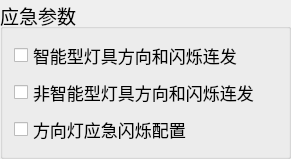
  <widget class="QGroupBox" name="EmergencyBox">
   <property name="geometry">
    <rect>
     <x>930</x>
     <y>160</y>
     <width>291</width>
     <height>141</height>
    </rect>
   </property>
   <property name="font">
    <font>
     <pointsize>14</pointsize>
    </font>
   </property>
   <property name="title">
    <string>应急参数</string>
   </property>
   <property name="checkable">
    <bool>false</bool>
   </property>
   <property name="checked">
    <bool>false</bool>
   </property>
   <layout class="QVBoxLayout" name="verticalLayout_12">
    <item>
     <widget class="QCheckBox" name="DirectionTwinkleCheckBox">
      <property name="font">
       <font>
        <pointsize>13</pointsize>
       </font>
      </property>
      <property name="text">
       <string>智能型灯具方向和闪烁连发</string>
      </property>
     </widget>
    </item>
    <item>
     <widget class="QCheckBox" name="UCDirectionTwinkleCheckBox">
      <property name="font">
       <font>
        <pointsize>13</pointsize>
       </font>
      </property>
      <property name="text">
       <string>非智能型灯具方向和闪烁连发</string>
      </property>
     </widget>
    </item>
    <item>
     <widget class="QCheckBox" name="TwinkleCheckBox">
      <property name="font">
       <font>
        <pointsize>13</pointsize>
       </font>
      </property>
      <property name="text">
       <string>方向灯应急闪烁配置</string>
      </property>
     </widget>
    </item>
   </layout>
  </widget>
